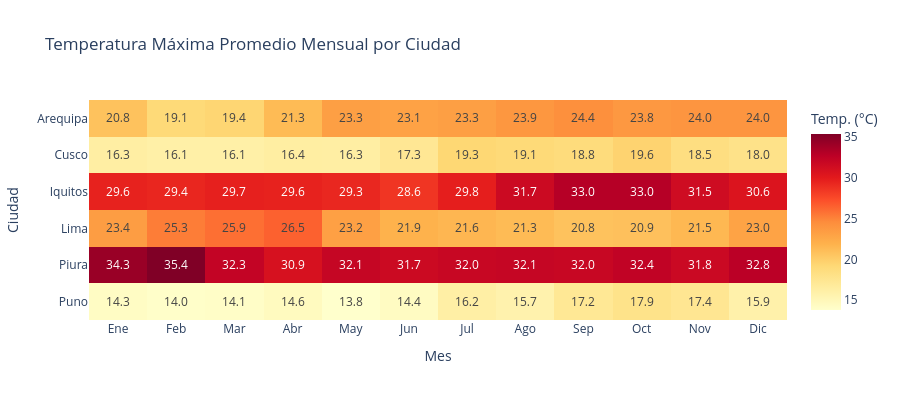

Write notebook code for a chart like this one.
### Markdown cell above
## Temperatura promedio mensual por ciudad (heatmap interactivo)

### Code cell
pivot_temp = clima.groupby(['ciudad', 'mes'])['temperature_2m_max'].mean().reset_index()
pivot_wide = pivot_temp.pivot(index='ciudad', columns='mes', values='temperature_2m_max')
pivot_wide.columns = meses_labels

fig = px.imshow(pivot_wide.round(1),
                title='Temperatura Máxima Promedio Mensual por Ciudad',
                labels=dict(x='Mes', y='Ciudad', color='Temp. (°C)'),
                color_continuous_scale='YlOrRd',
                text_auto='.1f',
                template='plotly_white',
                aspect='auto')
fig.update_layout(height=400)
fig.show()

### Figure 1 — Plotly figure (JSON) as saved in the notebook; plotly's stock layout.template omitted (floating-point values rounded to 4 significant figures)
{"data": [{"coloraxis": "coloraxis", "hovertemplate": "Mes: %{x}<br>Ciudad: %{y}<br>Temp. (°C): %{z}<extra></extra>", "name": "0", "texttemplate": "%{z:.1f}", "type": "heatmap", "x": ["Ene", "Feb", "Mar", "Abr", "May", "Jun", "Jul", "Ago", "Sep", "Oct", "Nov", "Dic"], "xaxis": "x", "y": ["Arequipa", "Cusco", "Iquitos", "Lima", "Piura", "Puno"], "yaxis": "y", "z": [[20.8, 19.1, 19.4, 21.3, 23.3, 23.1, 23.3, 23.9, 24.4, 23.8, 24.0, 24.0], [16.3, 16.1, 16.1, 16.4, 16.3, 17.3, 19.3, 19.1, 18.8, 19.6, 18.5, 18.0], [29.6, 29.4, 29.7, 29.6, 29.3, 28.6, 29.8, 31.7, 33.0, 33.0, 31.5, 30.6], [23.4, 25.3, 25.9, 26.5, 23.2, 21.9, 21.6, 21.3, 20.8, 20.9, 21.5, 23.0], [34.3, 35.4, 32.3, 30.9, 32.1, 31.7, 32.0, 32.1, 32.0, 32.4, 31.8, 32.8], [14.3, 14.0, 14.1, 14.6, 13.8, 14.4, 16.2, 15.7, 17.2, 17.9, 17.4, 15.9]]}], "layout": {"coloraxis": {"autocolorscale": false, "colorbar": {"title": {"text": "Temp. (°C)"}}, "colorscale": [[0.0, "rgb(255,255,204)"], [0.125, "rgb(255,237,160)"], [0.25, "rgb(254,217,118)"], [0.375, "rgb(254,178,76)"], [0.5, "rgb(253,141,60)"], [0.625, "rgb(252,78,42)"], [0.75, "rgb(227,26,28)"], [0.875, "rgb(189,0,38)"], [1.0, "rgb(128,0,38)"]]}, "height": 400, "title": {"text": "Temperatura Máxima Promedio Mensual por Ciudad"}, "xaxis": {"anchor": "y", "domain": [0.0, 1.0], "title": {"text": "Mes"}}, "yaxis": {"anchor": "x", "autorange": "reversed", "domain": [0.0, 1.0], "title": {"text": "Ciudad"}}}}
